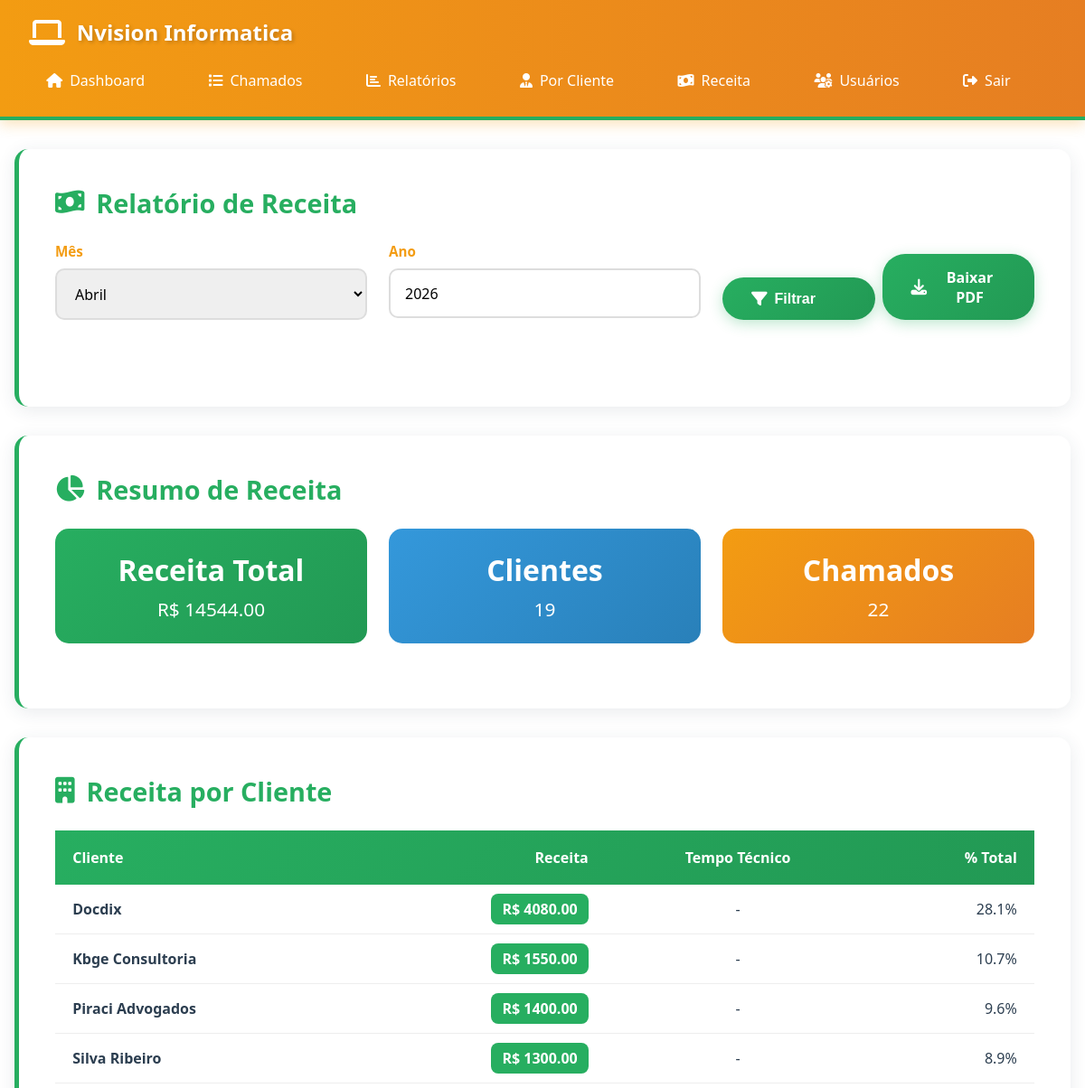
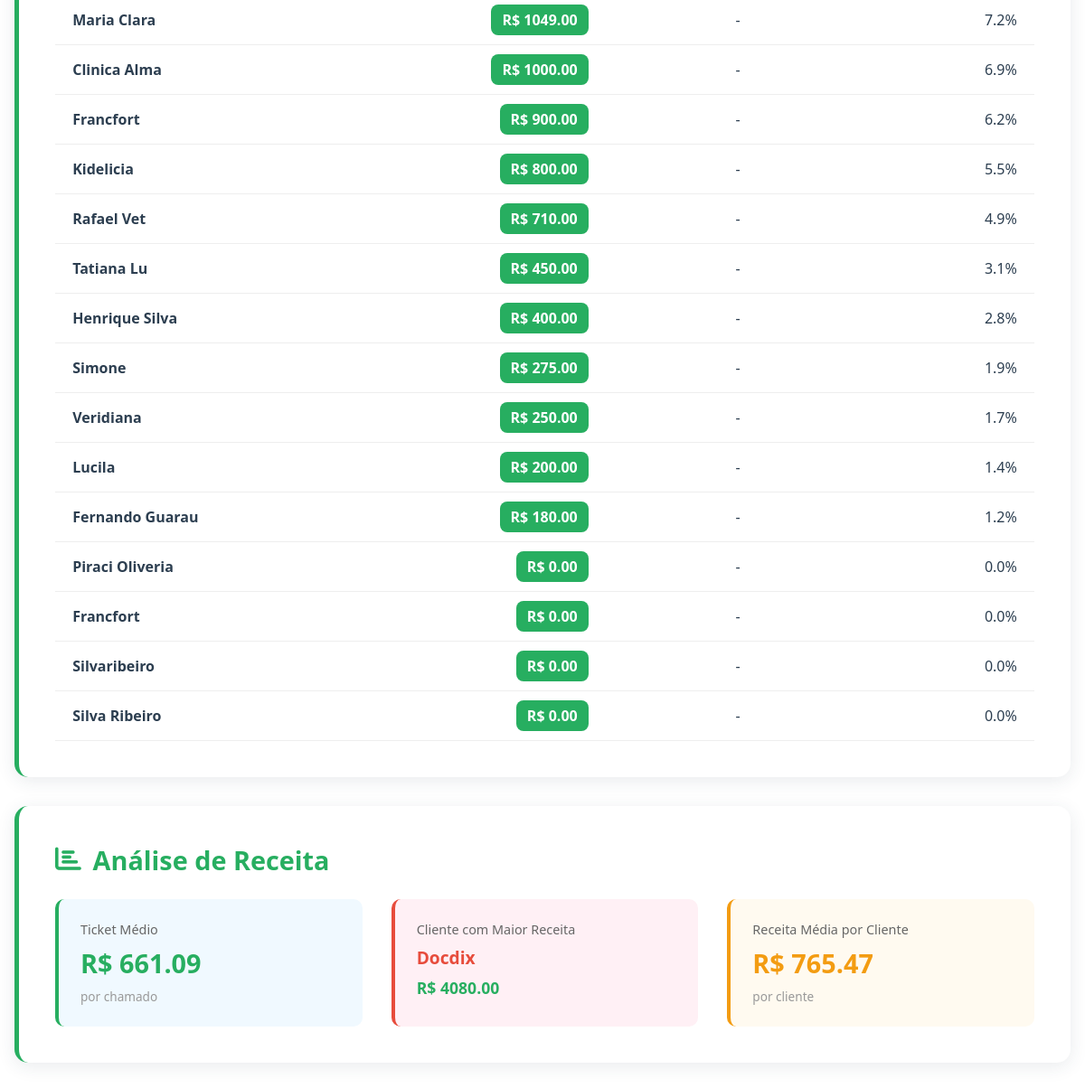
/relatorio-receita, run on the app's committed database (2 pictures, top to bottom).
### database.py (models this page shows, shortened)
class Chamado(db.Model):
    __tablename__ = 'chamados'
    id = db.Column(db.Integer, primary_key=True)
    cliente = db.Column(db.String(150), nullable=False)
    data_atendimento = db.Column(db.DateTime, nullable=False, default=datetime.now)
    categoria = db.Column(db.String(100), nullable=False)
    descricao = db.Column(db.Text, nullable=False)
    tipo_atendimento = db.Column(db.String(20), default='avulso')  # contrato ou avulso
    valor_recebido = db.Column(db.Float, default=0.0)
    tempo_gasto_minutos = db.Column(db.Integer, default=0)  # tempo técnico em minutos
    status = db.Column(db.String(20), default='aberto')
    data_criacao = db.Column(db.DateTime, nullable=False, default=datetime.now)

### app.py (the view)
@app.route('/relatorio-receita')
def relatorio_receita():
    mes = request.args.get('mes', datetime.now().month, type=int)
    ano = request.args.get('ano', datetime.now().year, type=int)
    inicio = datetime(ano, mes, 1)
    if mes == 12:
        fim = datetime(ano + 1, 1, 1)
    else:
        fim = datetime(ano, mes + 1, 1)
    chamados = Chamado.query.filter(
        Chamado.data_criacao >= inicio,
        Chamado.data_criacao < fim
    ).order_by(Chamado.data_criacao.desc()).all()
    receita_clientes = {}
    receita_total = 0
    for chamado in chamados:
        if chamado.cliente not in receita_clientes:
            receita_clientes[chamado.cliente] = 0
        receita_clientes[chamado.cliente] += chamado.valor_recebido
        receita_total += chamado.valor_recebido
    receita_ordenada = sorted(receita_clientes.items(), key=lambda x: x[1], reverse=True)
    return render_template('relatorio_receita.html',
                         mes=mes,
                         ano=ano,
                         receita_clientes=receita_ordenada,
                         receita_total=receita_total,
                         total_chamados=len(chamados))

### templates/relatorio_receita.html (shortened to what this page needs)
{% extends "base.html" %}
{% block content %}
<div class="card">
    <h2><i class="fas fa-money-bill-wave"></i> Relatório de Receita</h2>
    <form method="GET" class="form-row" style="margin-bottom: 2rem;">
        <div class="form-group">
            <label for="mes">Mês</label>
            <select name="mes" id="mes" required>
                <option value="4" {% if mes == 4 %}selected{% endif %}>Abril</option>
            </select>
        </div>
        <div class="form-group">
            <label for="ano">Ano</label>
            <input type="number" name="ano" id="ano" value="{{ ano }}" min="2020" max="2100" required>
        </div>
        <div class="form-group" style="display: flex; align-items: flex-end; gap: 0.5rem;">
            <button type="submit" class="btn" style="flex: 1;"><i class="fas fa-filter"></i> Filtrar</button>
            <a href="/relatorio-receita/pdf?mes={{ mes }}&ano={{ ano }}" class="btn btn-success" style="flex: 1; text-align: center; justify-content: center;"><i class="fas fa-download"></i> Baixar PDF</a>
        </div>
    </form>
</div>
<div class="card">
    <h2><i class="fas fa-chart-pie"></i> Resumo de Receita</h2>
    <div style="display: grid; grid-template-columns: repeat(auto-fit, minmax(200px, 1fr)); gap: 1.5rem; margin-bottom: 2rem;">
        <div style="background: linear-gradient(135deg, #27ae60 0%, #229954 100%); color: white; padding: 1.5rem; border-radius: 15px; text-align: center;">
            <div style="font-size: 2rem; font-weight: bold;">Receita Total</div>
            <div style="font-size: 1.3rem; margin-top: 0.5rem;">R$ {{ "%.2f"|format(receita_total) }}</div>
        </div>
        <div style="background: linear-gradient(135deg, #3498db 0%, #2980b9 100%); color: white; padding: 1.5rem; border-radius: 15px; text-align: center;">
            <div style="font-size: 2rem; font-weight: bold;">Clientes</div>
            <div style="font-size: 1.3rem; margin-top: 0.5rem;">{{ receita_clientes|length }}</div>
        </div>
        <div style="background: linear-gradient(135deg, #f39c12 0%, #e67e22 100%); color: white; padding: 1.5rem; border-radius: 15px; text-align: center;">
            <div style="font-size: 2rem; font-weight: bold;">Chamados</div>
            <div style="font-size: 1.3rem; margin-top: 0.5rem;">{{ total_chamados }}</div>
        </div>
    </div>
</div>
{% if receita_clientes %}
<div class="card">
    <h2><i class="fas fa-building"></i> Receita por Cliente</h2>
    <table>
        <thead>
            <tr>
                <th>Cliente</th>
                <th style="text-align: right;">Receita</th>
                <th style="text-align: center;">Tempo Técnico</th>
                <th style="text-align: right;">% Total</th>
            </tr>
        </thead>
        <tbody>
            {% for cliente, valor in receita_clientes %}
            <tr>
                <td><strong>{{ cliente }}</strong></td>
                <td style="text-align: right;">
                    <span style="background: #27ae60; color: white; padding: 6px 12px; border-radius: 8px; font-weight: bold;">
                        R$ {{ "%.2f"|format(valor) }}
                    </span>
                </td>
                <td style="text-align: center;">-</td>
                <td style="text-align: right;">
                    {{ "%.1f"|format((valor / receita_total * 100) if receita_total > 0 else 0) }}%
                </td>
            </tr>
            {% endfor %}
        </tbody>
    </table>
</div>
<div class="card">
    <h2><i class="fas fa-chart-bar"></i> Análise de Receita</h2>
    <div style="display: grid; grid-template-columns: repeat(auto-fit, minmax(250px, 1fr)); gap: 2rem; margin-top: 1.5rem;">
        <div style="padding: 1.5rem; background: #f0f9ff; border-radius: 10px; border-left: 4px solid #27ae60;">
            <div style="font-size: 0.9rem; color: #666; margin-bottom: 0.5rem;">Ticket Médio</div>
            <div style="font-size: 1.8rem; font-weight: bold; color: #27ae60;">
                R$ {{ "%.2f"|format(receita_total / total_chamados if total_chamados > 0 else 0) }}
            </div>
            <div style="font-size: 0.85rem; color: #999; margin-top: 0.5rem;">por chamado</div>
        </div>
        <div style="padding: 1.5rem; background: #fff0f5; border-radius: 10px; border-left: 4px solid #e74c3c;">
            <div style="font-size: 0.9rem; color: #666; margin-bottom: 0.5rem;">Cliente com Maior Receita</div>
            <div style="font-size: 1.2rem; font-weight: bold; color: #e74c3c;">
                {% if receita_clientes %}
                    {{ receita_clientes[0][0] }}
                {% endif %}
            </div>
            <div style="font-size: 1.1rem; color: #27ae60; margin-top: 0.5rem; font-weight: bold;">
                R$ {{ "%.2f"|format(receita_clientes[0][1] if receita_clientes else 0) }}
            </div>
        </div>
        <div style="padding: 1.5rem; background: #fffaf0; border-radius: 10px; border-left: 4px solid #f39c12;">
            <div style="font-size: 0.9rem; color: #666; margin-bottom: 0.5rem;">Receita Média por Cliente</div>
            <div style="font-size: 1.8rem; font-weight: bold; color: #f39c12;">
                R$ {{ "%.2f"|format(receita_total / receita_clientes|length if receita_clientes|length > 0 else 0) }}
            </div>
            <div style="font-size: 0.85rem; color: #999; margin-top: 0.5rem;">por cliente</div>
        </div>
    </div>
</div>
{% else %}
<div class="card">
    <p style="text-align: center; padding: 2rem; color: #999;">Nenhuma receita registrada para este período.</p>
</div>
{% endif %}
{% endblock %}

### templates/base.html (shortened to what this page needs)
<!DOCTYPE html>
<html lang="pt-BR">
<head>
    <link rel="stylesheet" href="https://cdnjs.cloudflare.com/ajax/libs/font-awesome/6.4.0/css/all.min.css">
</head>
<body>
    <nav class="navbar">
        <div class="navbar-content">
            <a href="/" class="navbar-brand">
                <i class="fas fa-laptop"></i>
                <span class="brand-name">Nvision Informatica</span>
            </a>
            <div class="nav-links">
                <a href="/"><i class="fas fa-home"></i> Dashboard</a>
                <a href="/listagem"><i class="fas fa-list"></i> Chamados</a>
                <a href="/relatorio"><i class="fas fa-chart-bar"></i> Relatórios</a>
                <a href="/relatorio-cliente"><i class="fas fa-user-tie"></i> Por Cliente</a>
                <a href="/relatorio-receita"><i class="fas fa-money-bill-wave"></i> Receita</a>
                <a href="/admin/usuarios"><i class="fas fa-users-cog"></i> Usuários</a>
                <a href="/logout" style="margin-left: auto;"><i class="fas fa-sign-out-alt"></i> Sair</a>
            </div>
        </div>
    </nav>
    <div class="container">
        {% block content %}{% endblock %}
    </div>
</body>
</html>

### templates/base.html (style rules this page uses)
* { margin: 0; padding: 0; box-sizing: border-box; }
:root { --success: #27ae60; --danger: #e74c3c; --warning: #f39c12; --primary: #27ae60; --primary-dark: #229954; --secondary: #e74c3c; --accent: #f39c12; --dark: #2c3e50; --light: #ecf0f1; --text: #2c3e50; }
body { font-family: 'Segoe UI', 'Helvetica Neue', sans-serif; background: #ffffff; min-height: 100vh; color: var(--text); overflow-x: hidden; }
.navbar { background: linear-gradient(90deg, #f39c12 0%, #e67e22 100%); padding: 1.2rem 2rem; box-shadow: 0 4px 15px rgba(243, 156, 18, 0.3); border-bottom: 4px solid #27ae60; }
.navbar-content { max-width: 1400px; margin: 0 auto; display: flex; justify-content: space-between; align-items: center; flex-wrap: wrap; gap: 1rem; }
.navbar-brand { display: flex; align-items: center; gap: 0.8rem; color: white; font-size: 1.3rem; font-weight: bold; text-decoration: none; }
.navbar-brand i { font-size: 2rem; color: white; animation: digitando 1.5s infinite; }
.brand-name { font-size: 1.5rem; font-weight: bold; color: white; text-shadow: 2px 2px 4px rgba(0, 0, 0, 0.2); }
.nav-links { display: flex; gap: 2rem; }
.nav-links a { color: white; text-decoration: none; padding: 0.6rem 1.2rem; border-radius: 20px; transition: all 0.3s; font-weight: 500; display: flex; align-items: center; gap: 0.5rem; }
.container { max-width: 1400px; margin: 2rem auto; padding: 0 1rem; }
.card { background: white; border-radius: 15px; padding: 2.5rem; box-shadow: 0 4px 20px rgba(44, 62, 80, 0.1); margin-bottom: 2rem; border-left: 5px solid #27ae60; transition: transform 0.3s, box-shadow 0.3s; }
.card h2 { color: #27ae60; font-size: 1.8rem; margin-bottom: 1.5rem; display: flex; align-items: center; gap: 0.8rem; }
.btn { display: inline-block; padding: 0.9rem 2rem; background: linear-gradient(135deg, #27ae60, #229954); color: white; text-decoration: none; border-radius: 25px; border: none; cursor: pointer; transition: all 0.3s; font-size: 1rem; font-weight: bold; box-shadow: 0 4px 15px rgba(39, 174, 96, 0.3); display: inline-flex; align-items: center; gap: 0.5rem; }
.btn i { font-size: 1.1rem; }
.btn-success { background: linear-gradient(135deg, #27ae60, #229954); }
.form-group { margin-bottom: 1.5rem; }
label { display: block; margin-bottom: 0.6rem; font-weight: 600; color: var(--accent); font-size: 0.95rem; }
input, textarea, select { width: 100%; padding: 0.9rem 1rem; border: 2px solid #ddd; border-radius: 10px; font-size: 1rem; font-family: inherit; transition: all 0.3s; }
table { width: 100%; border-collapse: collapse; margin-top: 1.5rem; }
table thead { background: linear-gradient(135deg, #27ae60 0%, #229954 100%); color: white; }
table th { padding: 1.2rem; text-align: left; font-weight: 600; }
table td { padding: 1rem 1.2rem; border-bottom: 1px solid #eee; }
table tbody tr { transition: all 0.3s; }
.form-row { display: grid; grid-template-columns: repeat(auto-fit, minmax(280px, 1fr)); gap: 1.5rem; }

### data on the page
Chamado: cliente "Docdix", valor_recebido "4080.00", value "28.1"
Chamado: cliente "Kbge Consultoria", valor "1550.00", value "10.7"
Chamado: cliente "Piraci Advogados", valor "1400.00", value "9.6"
Chamado: cliente "Silva Ribeiro", valor_recebido "1300.00", value "8.9"
Chamado: cliente "Maria Clara", valor_recebido "1049.00", value "7.2"
Chamado: cliente "Clinica Alma", valor_recebido "1000.00", value "6.9"
Chamado: cliente "Francfort", valor_recebido "900.00", value "6.2"
Chamado: cliente "Kidelicia", valor_recebido "800.00", value "5.5"
Chamado: cliente "Rafael Vet", valor_recebido "710.00", value "4.9"
Chamado: cliente "Tatiana Lu", valor_recebido "450.00", value "3.1"
Chamado: cliente "Henrique Silva", valor_recebido "400.00", value "2.8"
Chamado: cliente "Simone", valor_recebido "275.00", value "1.9"
Chamado: cliente "Veridiana", valor_recebido "250.00", value "1.7"
Chamado: cliente "Lucila", valor_recebido "200.00", value "1.4"
Chamado: cliente "Fernando Guarau", valor_recebido "180.00", value "1.2"
Chamado: cliente "Piraci Oliveria", valor_recebido "0.00", (valor/receita_total*100)ifreceita_total>0else0 "0.0"
Chamado: cliente "Francfort", valor "0.00", (valor/receita_total*100)ifreceita_total>0else0 "0.0"
Chamado: cliente "Silvaribeiro", valor_recebido "0.00", (valor/receita_total*100)ifreceita_total>0else0 "0.0"
Chamado: cliente "Silva Ribeiro", valor "0.00", (valor/receita_total*100)ifreceita_total>0else0 "0.0"

### other printed values
{{ "%.2f"|format(receita_total) }} "14544.00"
{{ receita_clientes|length }} "19"
{{ total_chamados }} "22"
{{ "%.2f"|format(receita_clientes[0][1] if receita_clientes else 0) }} "4080.00"
